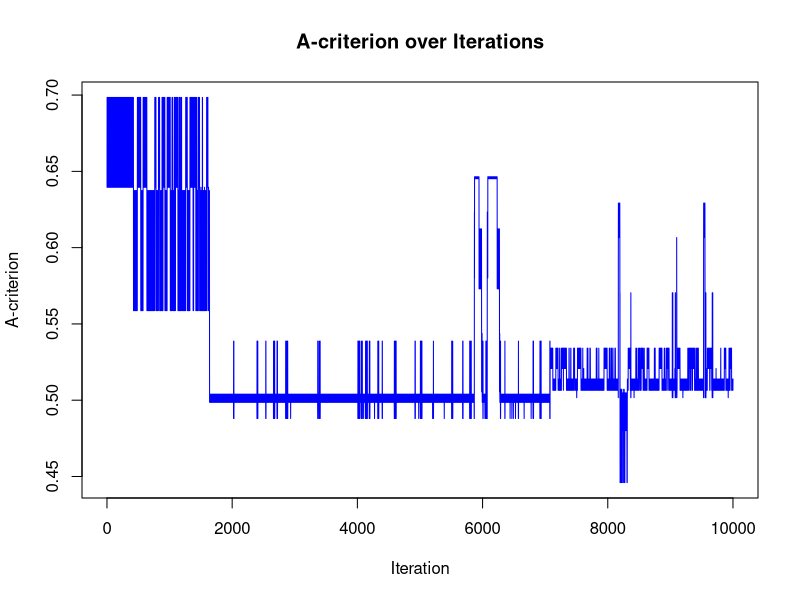

This chart was generated by the following R code:
P_matrix <- function(Z, R, G) {
  R_inv <- solve(R)
  G_inv <- solve(G)
  ZtR_invZ <- t(Z) %*% R_inv %*% Z
  middle_inv <- solve(ZtR_invZ + G_inv) 
  P <- R_inv - R_inv %*% Z %*% middle_inv %*% t(Z) %*% R_inv
  return(P)
}

a_criterion <- function(X, D, P){
  C <- t(X) %*% P %*% X
  C_inv <- solve(C)
  lambda <- D %*% C_inv %*% t(D)
  return(sum(diag(lambda)))
}

generate_all_neighbors <- function(X) {
  n <- nrow(X)
  neighbors <- list()  # initialize the list
  index <- 1  # index
  
  for (i in 1:(n-1)) {
    for (j in (i+1):n) {
      X_new <- X  # create a copy of X
      # Swap rows i and j
      temp <- X_new[i, ]  
      X_new[i, ] <- X_new[j, ]
      X_new[j, ] <- temp
      
      neighbors[[index]] <- X_new
      index <- index + 1
    }
  }
  return(neighbors)
}

simulated_annealing <- function(X_initial, Z, R, G, max_iter,cooling_rate, epsilon, D) {
  P <- P_matrix(Z, R, G)
  X_current <- X_initial
  a_current <- a_criterion(X_current, D, P)
  a_values <- list()
  X_list <- list()
  
  
  for (i in 1:max_iter) {
    temperature <- max_iter / (i * cooling_rate)
    X_candidate<-generate_all_neighbors(X_current)
    for(candidate in X_candidate ){
      a_candidate <- a_criterion(candidate, D, P)
      if(a_candidate < a_current || runif(1) < exp((a_current - a_candidate) / temperature)){
        X_current <- candidate
        a_current <- a_candidate
        break
      }
    }
    a_values[[i]] <- a_current
  }
  return(list(optimal_design = X_current, a_history = a_values))
}


X_initial <- matrix(runif(40), nrow=10, ncol=4)
Z <- matrix(runif(20), nrow=10, ncol=2)
G <- matrix(c(1, 0, 0, 1), ncol=2, byrow=TRUE) 
R <- diag(0.1, nrow=10, ncol=10)
D <- diag(1, nrow=4, ncol=4)

optimal_design_info <- simulated_annealing(X_initial, Z, R, G, 10000, 10, 0.05, D)

a_values_vector <- unlist(optimal_design_info['a_history'])
par(mar=c(5.1, 4.1, 4.1, 2.1))
plot(a_values_vector, type = "l", main = "A-criterion over Iterations", xlab = "Iteration", ylab = "A-criterion", col = "blue")

